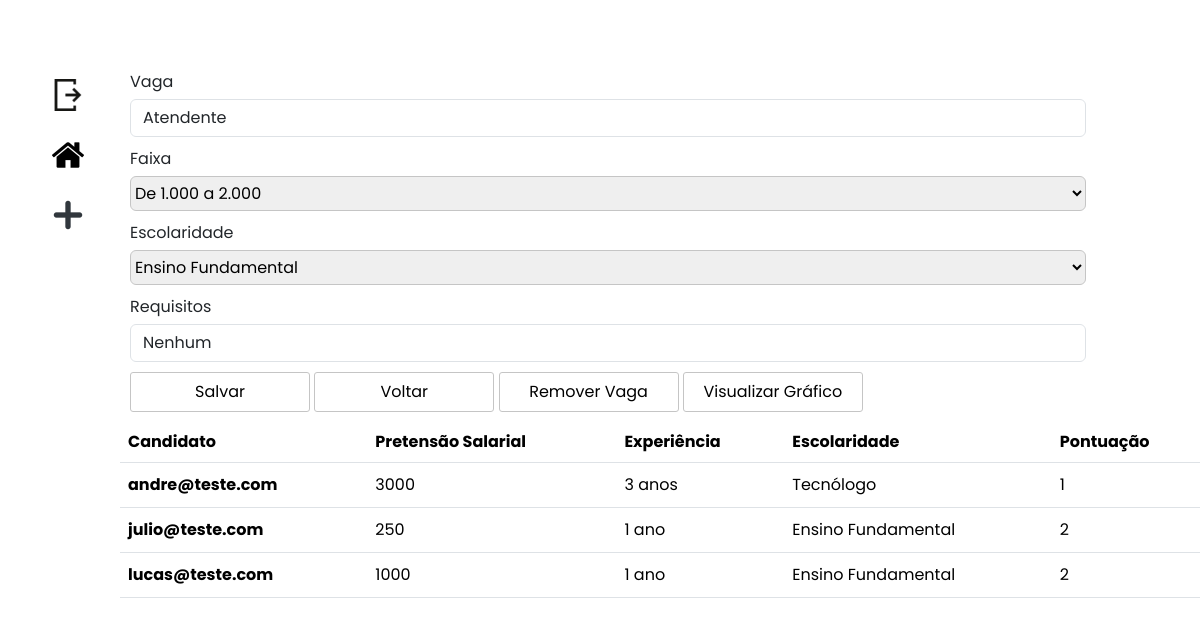
Page /editarVagas/6/ (signed in) on the committed database.
### apps/vagas/models.py (models this page shows, shortened)
class Vagas(models.Model):
    nome = models.CharField(
        max_length=150,
        null=False,
        blank=False
    )
    faixa = models.CharField(
        max_length=30,
        null=False,
        blank=False
    )
    escolaridade = models.CharField(
        max_length=25,
        null=False,
        blank=False
    )
    requisitos = models.TextField(
        null=False,
        blank=False
    )
    empresa = models.ForeignKey(
        to=User,
        on_delete=models.CASCADE,
        null=False,
        blank=False,
    )
    data = models.DateField(
        null=False,
        blank=False
    )

class Candidatos(models.Model):
    usuario = models.ForeignKey(
        to=User,
        on_delete=models.CASCADE,
        null=False,
        blank=False,
    )
    vaga = models.ForeignKey(
        Vagas,
        on_delete=models.CASCADE,
        null=False,
        blank=False,
        related_name="vagas",
        verbose_name="Vaga"
    )
    pretensao = models.CharField(
        max_length=30,
        null=False,
        blank=False,
        default=""
    )
    experiencia = models.TextField(
        null=False,
        blank=False,
        default=""
    )
    escolaridade = models.CharField(
        max_length=25,
        null=False,
        blank=False,
        choices=ESCOLARIDADE
    )
    data = models.DateField(
        null=False,
        blank=False
    )

### apps/vagas/views.py (the view, shortened to what this page needs)
# urls.py: path("editarVagas/<int:pk>/", editarVagas, name="editarVagas"),
def editarVagas(request, pk):
    if not request.user.is_authenticated:
        return redirect("login")
    if not request.user.is_superuser:
        return redirect("indexCandidato")
    registro = Vagas.objects.get(id=pk)
    form = VagasForms(instance=registro)
    candidatos = Candidatos.objects.filter(vaga=registro)
    for candidato in candidatos:
        auxiliar = 0
        try:
            if int(candidato.pretensao) <= FAIXA_SALARIAL[registro.faixa]:
                 auxiliar += 1
            if ESCOLARIDADE[candidato.escolaridade] >= ESCOLARIDADE[registro.escolaridade]:
                 auxiliar += 1
        except ValueError as e:
             pass
        candidato.avaliacao = auxiliar
    return render(request, "editarVagas.html", {"form": form, "pk": pk, "candidatos": candidatos})

### apps/vagas/forms.py
class VagasForms(forms.ModelForm):
    nome = forms.CharField(
        label="Vaga",
        required=True,
        widget=forms.TextInput(
            attrs={
                "class": "form-control",
                "placeholder": "Nome da Vaga"
            }
        )
    )
    faixa = forms.ChoiceField(
        choices=FAIXA_SALARIAL
    )
    escolaridade = forms.ChoiceField(
        choices=ESCOLARIDADE
    )
    requisitos = forms.CharField(
        label="Requisitos",
        required=True,
        widget=forms.TextInput(
            attrs={
                "class": "form-control",
                "placeholder": "Requisitos"
            }
        )
    )
    class Meta:
        model = Vagas
        exclude = ["empresa", "data"]

### templates/editarVagas.html (shortened to what this page needs)
{% extends "shared/cabecalho.html" %}
{% block content %}
    <form action="{% url 'editarVagas' pk=pk %}" method="POST">
        <div class="row cadastro">
            {% for field in form.visible_fields %}
                <div class="form-group vagas">
                    <label for="{{ field.id_for_label }}">{{ field.label }}</label>
                    <span>{{ field }}</span>
                </div>
            {% endfor %}
        </div>
        <div class="form-group vagas">
            <button type="submit" class="botao">Salvar</button>
            <a href="{% url 'index' %}" type="button" class="botao link-botao">Voltar</a>
            <a href="{% url 'deletarVagas' pk=pk %}" type="button" class="botao link-botao">Remover Vaga</a>
            <a href="{% url 'graficoCandidatosVaga' pk=pk %}" type="button" class="botao link-botao">Visualizar Gráfico</a>
        </div>
    </form>
    <table class="table table-stripped index-table">
        <thead>
            <tr>
                <th scope="col">Candidato</th>
                <th scope="col">Pretensão Salarial</th>
                <th scope="col">Experiência</th>
                <th scope="col">Escolaridade</th>
                <th scope="col">Pontuação</th>
            </tr>
        </thead>
        <tbody>
            {% for registro in candidatos %}
            <tr>
                <th scope="row">{{ registro.usuario }}</th>
                <td>{{ registro.pretensao }}</td>
                <td>{{ registro.experiencia }}</td>
                <td>{{ registro.escolaridade }}</td>
                <td>{{ registro.avaliacao }}</td>
            </tr>
            {% endfor %}
        </tbody>
    </table>
{% endblock %}

### setup/static/styles/css/style.css (style rules this page uses)
* { font-family: 'Poppins', sans-serif; margin: 0; padding: 0; box-sizing: border-box; }
:root { --body-color: #E4E9F7; --sidebar-color: #FFF; --bg-login-color: #e1f3f8; --primary-color: #c2c5c5; --primary-color-light: #F6F5FF; --toggle-color: #DDD; --text-color: #707070; --bg-color: #c5c5c5; --secundary-light: #227c70; --tran-02: all 0.2s ease; --tran-03: all 0.3s ease; --tran-04: all 0.4s ease; --tran-05: all 0.5s ease; }
body { font-size: 16px; height: 100px; transition: var(--tran-02); overflow: hidden; }
.cadastro { width: calc(100% - 110px); }
.vagas { margin-bottom: 10px; margin-left: 20px; }
.form-group.vagas label { display: block; width: 600px; margin-bottom: 5px; }
.form-group.vagas select { width: 100%; height: 35px; border: solid 1px var(--bg-color); border-radius: 6px; }
.botao { border: solid 1px var(--bg-color); border-radius: 3px; height: 40px; width: 180px; background-color: var(--sidebar-color); transition: var(--tran-02); }
.link-botao { padding: 7px; text-decoration: none; color: black; text-align: center; }
.index-table { margin: 10px; }
.index-table tbody tr { height: 45px; justify-content: space-between; font-weight: 400; }
.index-table tbody tr td, .index-table tbody tr th { padding-top: 10px; }

### rows in the picture
Vagas: visible_fields "Atendente" "De 1.000 a 2.000" "Ensino Fundamental" "Nenhum"
Candidatos: usuario "andre@teste.com", pretensao "3000", experiencia "3 anos", escolaridade "Tecnólogo", avaliacao "1"
Candidatos: usuario "julio@teste.com", pretensao "250", experiencia "1 ano", escolaridade "Ensino Fundamental", avaliacao "2"
Candidatos: usuario "lucas@teste.com", pretensao "1000", experiencia "1 ano", escolaridade "Ensino Fundamental", avaliacao "2"

### other values in the picture
{{ field.label }} "Vaga" "Faixa" "Escolaridade" "Requisitos"
